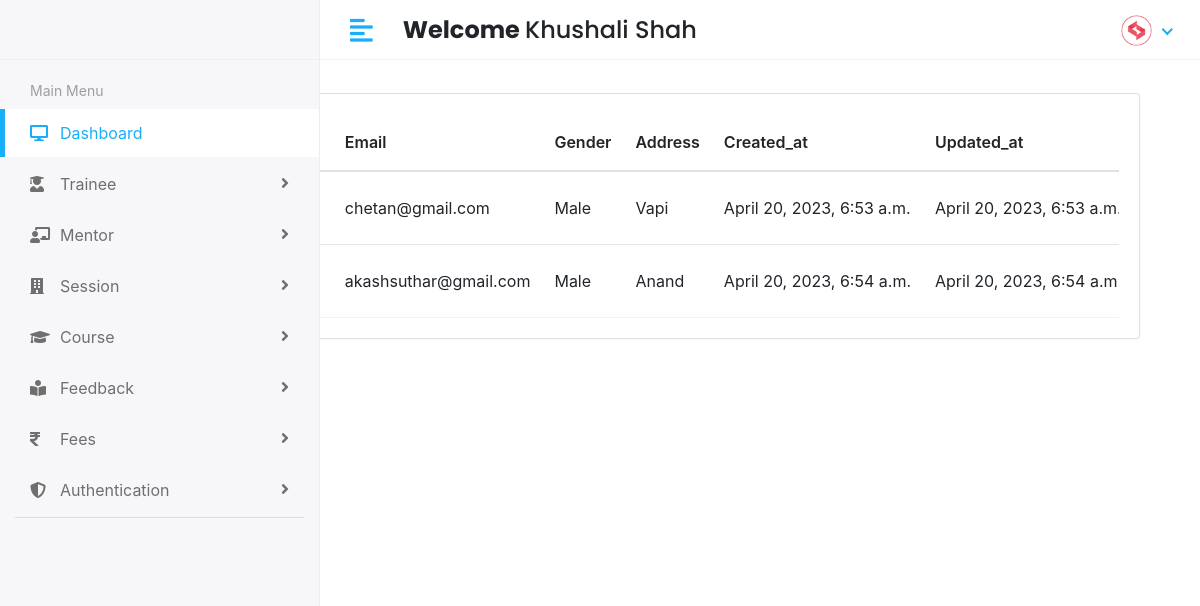
The page /manager/mentor/view (signed in) on the database as committed earlier.
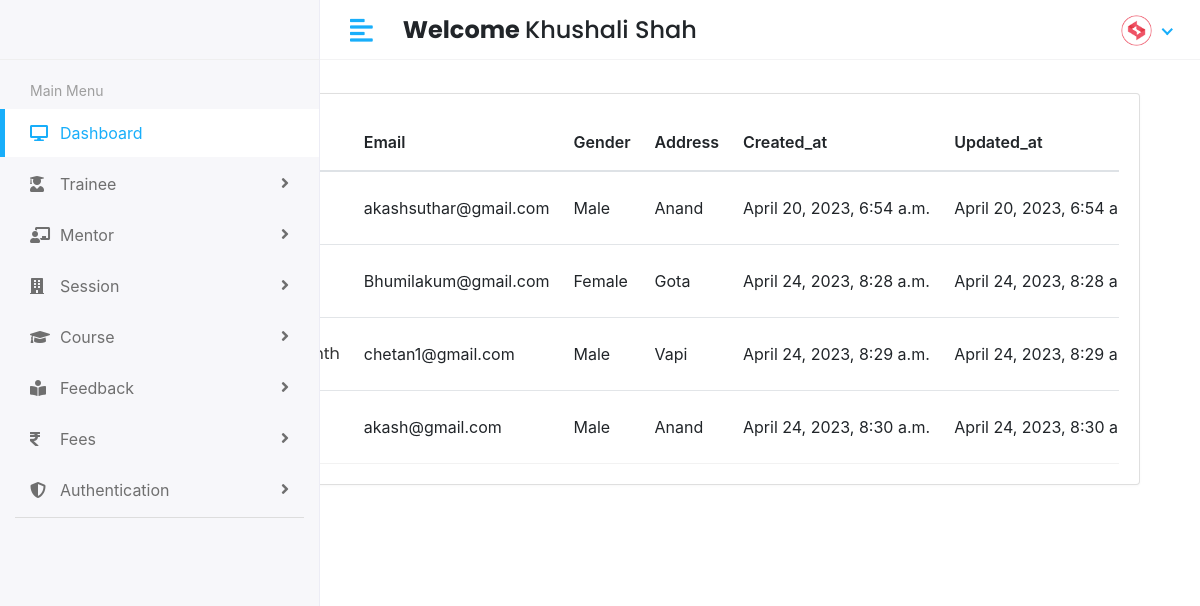
The same page on the database as committed later.
### app/models.py (models this page shows, shortened)
class Mentor(models.Model):
    admin=models.OneToOneField(CustomUser, on_delete=models.CASCADE)
    address=models.TextField()
    gender=models.CharField(max_length=50)
    created_at=models.DateTimeField(auto_now_add=True)
    updated_at=models.DateTimeField(auto_now=True)

class CustomUser(AbstractUser):
    USER = (
       (1,'Manager'),
        (2,'Mentor'),
        (3,'Trainee'),
    )
    username=models.CharField(max_length=20,unique=True,blank=True,null=True)
    email=models.EmailField(max_length=30,unique=True)
    user_type = models.CharField(choices=USER,max_length=50,default='Manager')
    profile_pic = models.ImageField(upload_to='media/profile_pic')
    USERNAME_FIELD = 'email'
    REQUIRED_FIELDS = [ 'username']

### LMS/manager_views.py (the view)
# urls.py: path('manager/mentor/view',manager_views.VIEW_MENTOR, name='view_mentor'),
@login_required(login_url='/')
def VIEW_MENTOR(request):
    mentor =Mentor.objects.all()
    context= {
        'mentor': mentor,
    }
    return render(request,'manager/view_mentor.html',context)

### templates/manager/view_mentor.html (shortened to what this page needs)
{% extends 'base.html' %}
{% block content%}
<div class="content container-fluid">
    <div class="page-header">
       <div class="row align-items-center">
          <div class="col">
             <h3 class="page-title">Mentor</h3>
             <ul class="breadcrumb">
                <li class="breadcrumb-item"><a href="#">Dashboard</a></li>
                <li class="breadcrumb-item active">Mentor</li>
             </ul>
          </div>
          <div class="col-auto text-right float-right ml-auto">
             <a href="#" class="btn btn-outline-primary mr-2"> Download</a>
             <a href="add-student.html" class="btn btn-primary"></a>
          </div>
       </div>
    </div>
    <div class="row">
       <div class="col-sm-12">
          <div class="card card-table">
             <div class="card-body">
                <div class="table-responsive">
                   <table class="table table-hover table-center mb-0 datatable">
                      <thead>
                         <tr>
                            <th>ID</th>
                            <th>Name</th>
                            <th>Email</th>
                            <th>Gender</th>
                            <th>Address</th>
                            <th>Created_at</th>
                            <th>Updated_at</th>
                         </tr>
                      </thead>
                      <tbody>
                        {% for i in mentor %}
                         <tr>
                            <td>{{i.id}}</td>
                            <td>
                               <h2 class="table-avatar">
                                  <a href="student-details.html" class="avatar avatar-sm mr-2"><img class="avatar-img rounded-circle" src="/{{i.admin.profile_pic}}" alt="User Image"></a>
                                  <a href="student-details.html">{{i.admin.first_name}}&nbsp;{{i.admin.last_name}}</a>
                               </h2>
                            </td>
                            <td>{{i.admin.email}}</td>
                            <td>{{i.gender}}</td>
                            <td>{{i.address}}</td>
                            <td>{{i.created_at}}</td>
                            <td>{{i.updated_at}}</td>
                         </tr>
                        {% endfor %}
                      </tbody>
                   </table>
                </div>
             </div>
          </div>
       </div>
    </div>
 </div>
{% endblock %}

Rows that differ between the two databases and show on the page:
removed Mentor: admin.email "chetan@gmail.com", gender "Male", address "Vapi", created_at "April 20, 2023, 6:53 a.m.", updated_at "April 20, 2023, 6:53…"
added Mentor: admin.email "Bhumilakum@gmail.com", gender "Female", address "Gota", created_at "April 24, 2023, 8:28 a.m.", updated_at "April 24, 2023, 8:28…"
added Mentor: admin.email "chetan1@gmail.com", gender "Male", address "Vapi", created_at "April 24, 2023, 8:29 a.m.", updated_at "April 24, 2023, 8:29…"
added Mentor: admin.email "akash@gmail.com", gender "Male", address "Anand", created_at "April 24, 2023, 8:30 a.m.", updated_at "April 24, 2023, 8:30…"
